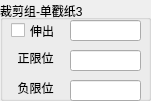
    <widget class="QGroupBox" name="Cylinder_16">
     <property name="geometry">
      <rect>
       <x>40</x>
       <y>240</y>
       <width>151</width>
       <height>101</height>
      </rect>
     </property>
     <property name="title">
      <string>裁剪组-单戳纸3</string>
     </property>
     <property name="alignment">
      <set>Qt::AlignLeading|Qt::AlignLeft|Qt::AlignVCenter</set>
     </property>
     <widget class="QCheckBox" name="check_OpenCylinder_16">
      <property name="geometry">
       <rect>
        <x>11</x>
        <y>21</y>
        <width>61</width>
        <height>19</height>
       </rect>
      </property>
      <property name="sizePolicy">
       <sizepolicy hsizetype="Minimum" vsizetype="Fixed">
        <horstretch>0</horstretch>
        <verstretch>0</verstretch>
       </sizepolicy>
      </property>
      <property name="text">
       <string>伸出</string>
      </property>
     </widget>
     <widget class="QLineEdit" name="lineEdit_CylinderCmd_16">
      <property name="geometry">
       <rect>
        <x>70</x>
        <y>20</y>
        <width>71</width>
        <height>21</height>
       </rect>
      </property>
      <property name="text">
       <string/>
      </property>
     </widget>
     <widget class="QLineEdit" name="lineEdit_CylinderPosStatus_16">
      <property name="geometry">
       <rect>
        <x>70</x>
        <y>50</y>
        <width>71</width>
        <height>21</height>
       </rect>
      </property>
      <property name="text">
       <string/>
      </property>
      <property name="alignment">
       <set>Qt::AlignCenter</set>
      </property>
     </widget>
     <widget class="QLabel" name="label_CylinderPosStatus_16">
      <property name="geometry">
       <rect>
        <x>10</x>
        <y>50</y>
        <width>51</width>
        <height>16</height>
       </rect>
      </property>
      <property name="text">
       <string>正限位</string>
      </property>
      <property name="alignment">
       <set>Qt::AlignCenter</set>
      </property>
     </widget>
     <widget class="QLineEdit" name="lineEdit_CylinderNegStatus_16">
      <property name="geometry">
       <rect>
        <x>70</x>
        <y>80</y>
        <width>71</width>
        <height>21</height>
       </rect>
      </property>
      <property name="text">
       <string/>
      </property>
      <property name="alignment">
       <set>Qt::AlignCenter</set>
      </property>
     </widget>
     <widget class="QLabel" name="label_CylinderNegStatus_16">
      <property name="geometry">
       <rect>
        <x>10</x>
        <y>80</y>
        <width>51</width>
        <height>16</height>
       </rect>
      </property>
      <property name="text">
       <string>负限位</string>
      </property>
      <property name="alignment">
       <set>Qt::AlignCenter</set>
      </property>
     </widget>
    </widget>
